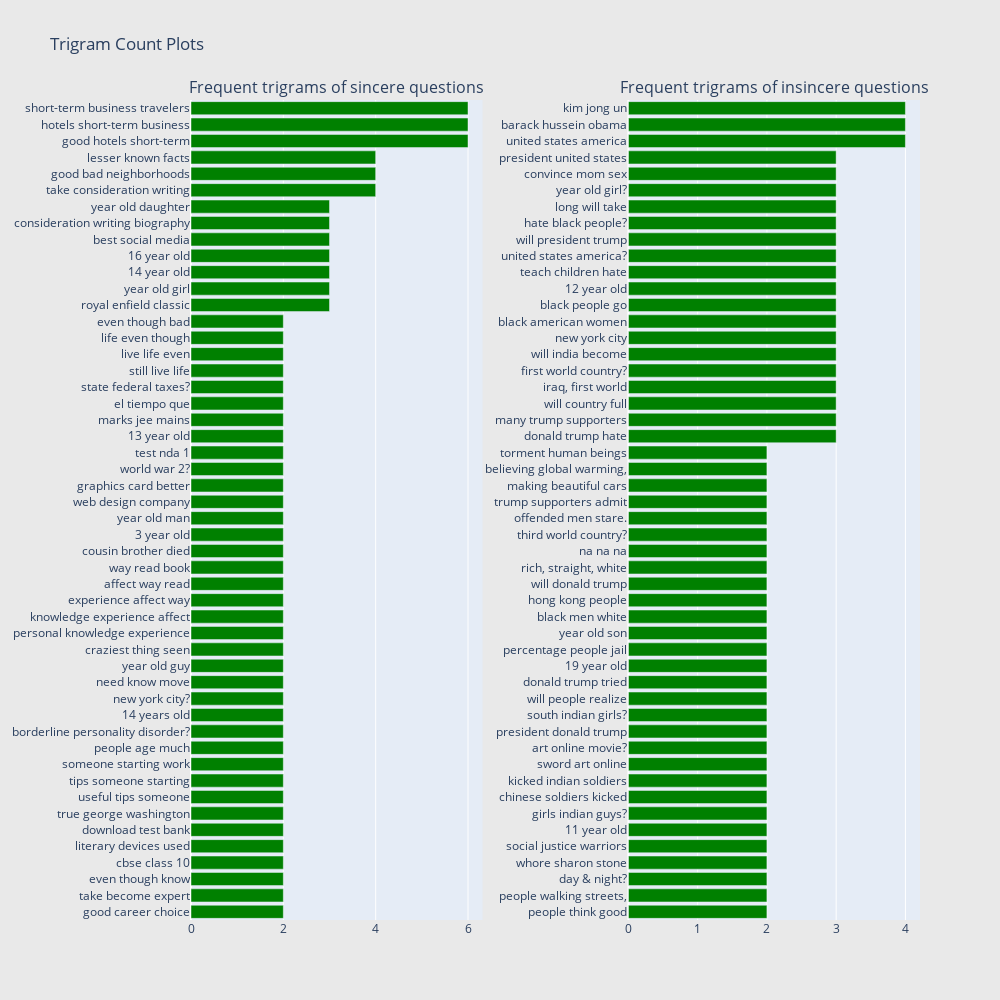

Notebook code for this chart:
### Markdown cell above
### Observations:
* The plot says it all. Please look at the plots and do the inference by yourselves.

Now let usl look at the trigram plots as well.

### Code cell
freq_dict = defaultdict(int)
for sent in df0["question_text"]:
    for word in generate_ngrams(sent,3):
        freq_dict[word] += 1
fd_sorted = pd.DataFrame(sorted(freq_dict.items(), key=lambda x: x[1])[::-1])
fd_sorted.columns = ["word", "wordcount"]
trace0 = horizontal_bar_chart(fd_sorted.head(50), 'green')


freq_dict = defaultdict(int)
for sent in df1["question_text"]:
    for word in generate_ngrams(sent,3):
        freq_dict[word] += 1
fd_sorted = pd.DataFrame(sorted(freq_dict.items(), key=lambda x: x[1])[::-1])
fd_sorted.columns = ["word", "wordcount"]
trace1 = horizontal_bar_chart(fd_sorted.head(50), 'green')

# Creating two subplots
fig = tools.make_subplots(rows=1, cols=2, vertical_spacing=0.04, horizontal_spacing=0.2,
                          subplot_titles=["Frequent trigrams of sincere questions", 
                                          "Frequent trigrams of insincere questions"])
fig.append_trace(trace0, 1, 1)
fig.append_trace(trace1, 1, 2)
fig['layout'].update(height=1000, width=1000, paper_bgcolor='rgb(233,233,233)', title="Trigram Count Plots")
py.iplot(fig, filename='word-plots')

### Figure 1 — Plotly figure (JSON) as saved in the notebook; plotly's stock layout.template omitted (floating-point values rounded to 4 significant figures)
{"data": [{"marker": {"color": "green"}, "orientation": "h", "showlegend": false, "type": "bar", "x": [2, 2, 2, 2, 2, 2, 2, 2, 2, 2, 2, 2, 2, 2, 2, 2, 2, 2, 2, 2, 2, 2, 2, 2, 2, 2, 2, 2, 2, 2, 2, 2, 2, 2, 2, 2, 2, 3, 3, 3, 3, 3, 3, 3, 4, 4, 4, 6, 6, 6], "xaxis": "x", "y": ["good career choice", "take become expert", "even though know", "cbse class 10", "literary devices used", "download test bank", "true george washington", "useful tips someone", "tips someone starting", "someone starting work", "people age much", "borderline personality disorder?", "14 years old", "new york city?", "need know move", "year old guy", "craziest thing seen", "personal knowledge experience", "knowledge experience affect", "experience affect way", "affect way read", "way read book", "cousin brother died", "3 year old", "year old man", "web design company", "graphics card better", "world war 2?", "test nda 1", "13 year old", "marks jee mains", "el tiempo que", "state federal taxes?", "still live life", "live life even", "life even though", "even though bad", "royal enfield classic", "year old girl", "14 year old", "16 year old", "best social media", "consideration writing biography", "year old daughter", "take consideration writing", "good bad neighborhoods", "lesser known facts", "good hotels short-term", "hotels short-term business", "short-term business travelers"], "yaxis": "y"}, {"marker": {"color": "green"}, "orientation": "h", "showlegend": false, "type": "bar", "x": [2, 2, 2, 2, 2, 2, 2, 2, 2, 2, 2, 2, 2, 2, 2, 2, 2, 2, 2, 2, 2, 2, 2, 2, 2, 2, 2, 2, 2, 3, 3, 3, 3, 3, 3, 3, 3, 3, 3, 3, 3, 3, 3, 3, 3, 3, 3, 4, 4, 4], "xaxis": "x2", "y": ["people think good", "people walking streets,", "day & night?", "whore sharon stone", "social justice warriors", "11 year old", "girls indian guys?", "chinese soldiers kicked", "kicked indian soldiers", "sword art online", "art online movie?", "president donald trump", "south indian girls?", "will people realize", "donald trump tried", "19 year old", "percentage people jail", "year old son", "black men white", "hong kong people", "will donald trump", "rich, straight, white", "na na na", "third world country?", "offended men stare.", "trump supporters admit", "making beautiful cars", "believing global warming,", "torment human beings", "donald trump hate", "many trump supporters", "will country full", "iraq, first world", "first world country?", "will india become", "new york city", "black american women", "black people go", "12 year old", "teach children hate", "united states america?", "will president trump", "hate black people?", "long will take", "year old girl?", "convince mom sex", "president united states", "united states america", "barack hussein obama", "kim jong un"], "yaxis": "y2"}], "layout": {"annotations": [{"font": {"size": 16}, "showarrow": false, "text": "Frequent trigrams of sincere questions", "x": 0.2, "xanchor": "center", "xref": "paper", "y": 1, "yanchor": "bottom", "yref": "paper"}, {"font": {"size": 16}, "showarrow": false, "text": "Frequent trigrams of insincere questions", "x": 0.8, "xanchor": "center", "xref": "paper", "y": 1, "yanchor": "bottom", "yref": "paper"}], "height": 1000, "paper_bgcolor": "rgb(233,233,233)", "title": {"text": "Trigram Count Plots"}, "width": 1000, "xaxis": {"anchor": "y", "domain": [0, 0.4]}, "xaxis2": {"anchor": "y2", "domain": [0.6, 1]}, "yaxis": {"anchor": "x", "domain": [0, 1]}, "yaxis2": {"anchor": "x2", "domain": [0, 1]}}}
